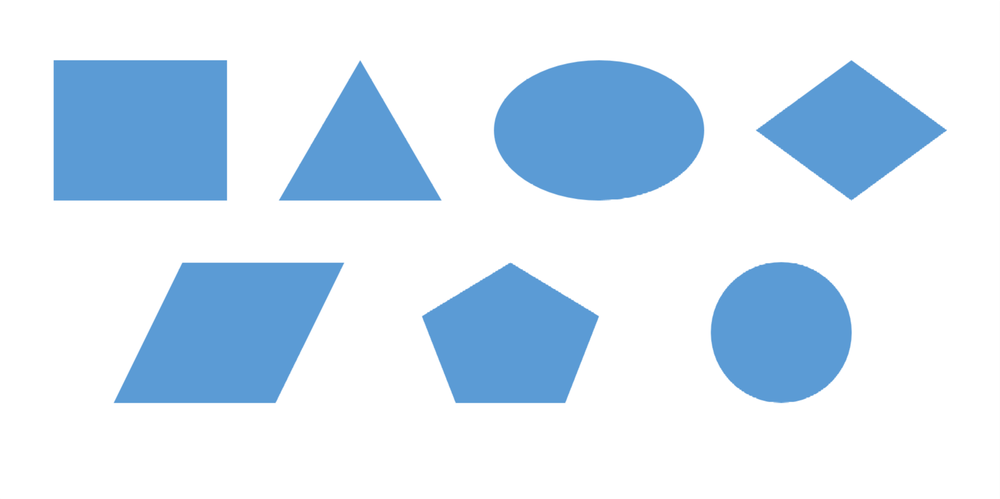
#> input picture data/m5_11.png, 1000 x 499 px, shrunk from 1817 x 907 before the run, found by its file name
$ jupyter execute 'gg-13-연결_성분_찾기.ipynb'   (shell and % lines are left out)
#> lines starting #> are read from the running program, lines starting #| are printed output that depends on the picture; after the words box and inside, x2 and y2 are one past the last pixel; in counts of white or black regions, pixels touching at a corner belong together
<h1>연결 성분 찾기</h1>

<table class="tfo-notebook-buttons" align="left">
  <td>
    <a target="_blank" href="https://colab.research.google.com/github/swkim01/DSAC5/blob/main/gg-13-연결_성분_찾기.ipynb">구글 코랩에서 실행</a>
  </td>
  <td>
    <a target="_blank" href="https://github.com/swkim01/DSAC5/blob/main/gg-13-연결_성분_찾기.ipynb">깃헙에서 소스 보기</a>
  </td>
</table>

시작전에 m5_11.png를 코랩 환경의 '/content/sample_data'에 업로드해준다.

[cell 1]
import cv2
import matplotlib.pyplot as plt

# 이미지 읽기
image = cv2.imread('./m5_11.png', cv2.IMREAD_COLOR)
#> image is the input picture: shape (499, 1000, 3); mean B, G, R 244.2, 229.4, 213
#image = cv2.imread("/content/sample_data/m5_11.png", cv2.IMREAD_COLOR)
blurred = cv2.GaussianBlur(image, (5, 5), 0)
gray = cv2.cvtColor(blurred, cv2.COLOR_BGR2GRAY)
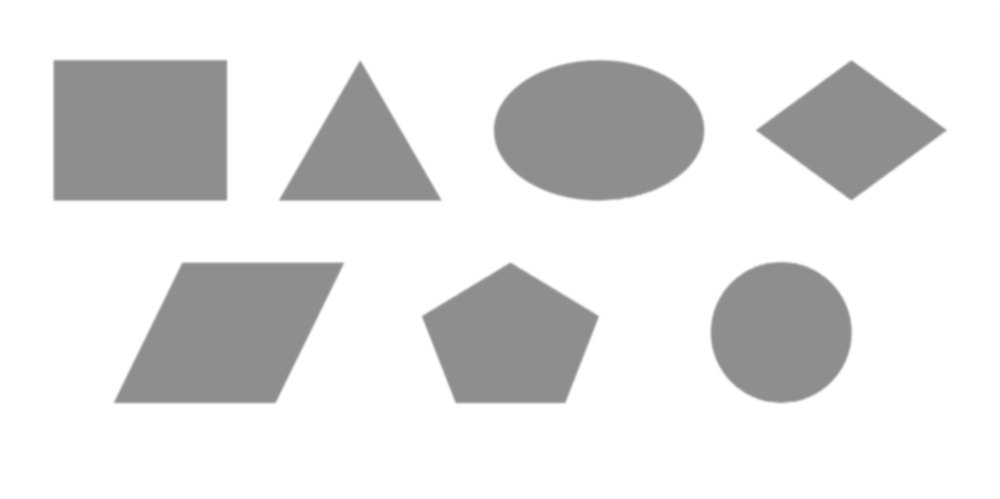
#> gray: shape (499, 1000); min 142, max 255, mean 226.1
#> the sliders are set to x = 127, y = 127

# import ipywidgets.interact class, this class will represent a slide bar.
from ipywidgets import interact
# use interact decorator to decorate the function, so the function can receive the slide bar's value with parameter x.
@interact(x=(0, 255), y=(0, 255))
def edgedetect(x, y):
#> called with x = 127, y = 127
    edges = cv2.Canny(gray, x, y)
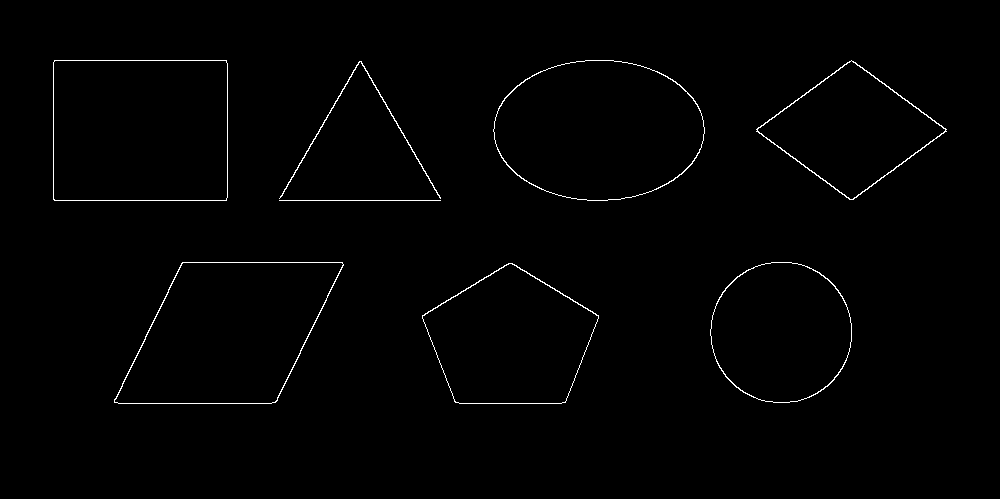
#> edges: shape (499, 1000); 0.87% white in thin lines or dots, all inside (x1, y1, x2, y2) = (53, 60, 947, 404)
    plt.imshow(edges, cmap='gray')
    plt.show()

[cell 2]
import cv2
from google.colab.patches import cv2_imshow

# 이미지 읽기
image = cv2.imread('./m5_11.png', cv2.IMREAD_COLOR)
#image = cv2.imread("/content/sample_data/m5_11.png", cv2.IMREAD_COLOR)
blurred = cv2.GaussianBlur(image, (5, 5), 0)
gray = cv2.cvtColor(blurred, cv2.COLOR_BGR2GRAY)
edge = cv2.Canny(gray, 50, 150)

edge = cv2.bitwise_not(edge)
contours, hierachy = cv2.findContours(edge.copy(), cv2.RETR_LIST, cv2.CHAIN_APPROX_SIMPLE)
#> contours = 195 contours, 156 with area under 20; largest, box (x1, y1, x2, y2) and area: (0, 0, 1000, 499) 497502, (113, 261, 344, 404) 676, (52, 61, 228, 202) 626, (421, 262, 600, 320) 469, (53, 59, 228, 64) 351
cv2.drawContours(edge, contours, -1, (0, 0, 0), 1)
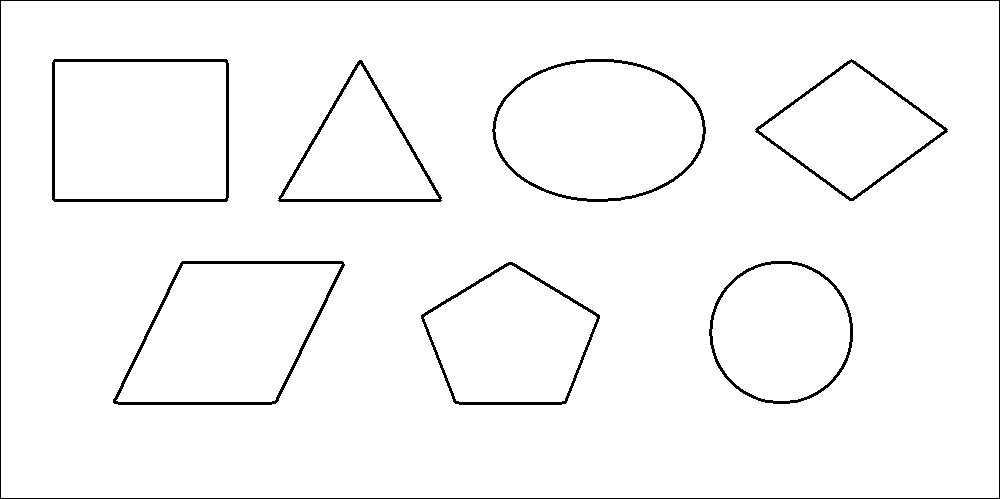
#> edge: shape (499, 1000); 97.2% white; black in thin lines or dots
cv2_imshow(edge)

nlabels, labels, stats, centroids = cv2.connectedComponentsWithStats(edge)
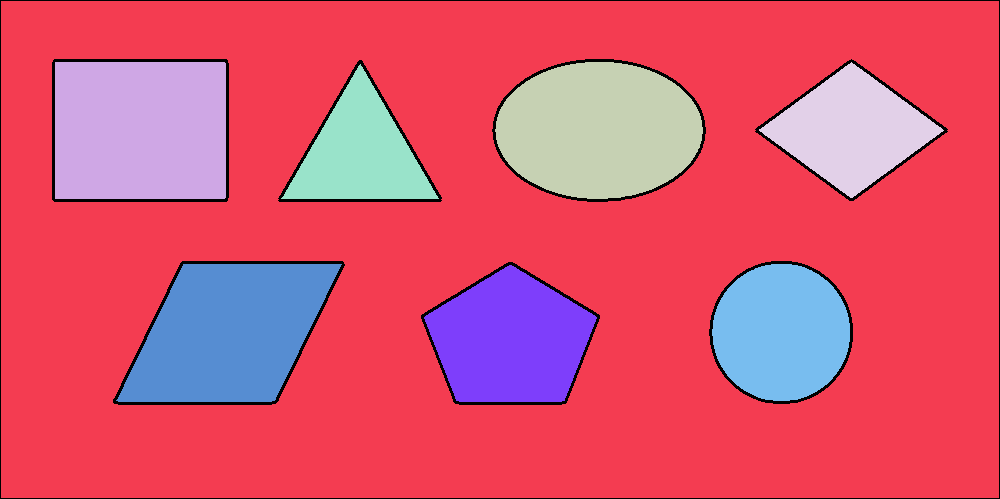
#> labels: shape (499, 1000) int32; 9 distinct labels, from 0 to 8; one colour per label, 0 black
#> nlabels = 9; stats = [[0, 0, 1000, 499, 14125], [1, 1, 998, 497, 362491], [55, 62, 171, 137, 23425], [495, 62, 208, 137, 22314], [759, 62, 185, 136, 12689], [281, 64, 158, 135, 10687], [116, 264, 226, 138, 21854], [424, 265, 173, 137, 16505], [712, 264, 138, 137, 14910]]; centroids = [[474.2, 226], [513.7, 259.3], [140, 130], [598.5, 129.9], [850.9, 129.8], [359.7, 153.3], [228.4, 332.5], [510, 339.9], [780.8, 331.9]]
for i in range(nlabels):

    if i < 2:
        continue

    area = stats[i, cv2.CC_STAT_AREA]
    center_x = int(centroids[i, 0])
    center_y = int(centroids[i, 1])
    left = stats[i, cv2.CC_STAT_LEFT]
    top = stats[i, cv2.CC_STAT_TOP]
    width = stats[i, cv2.CC_STAT_WIDTH]
    height = stats[i, cv2.CC_STAT_HEIGHT]

    if area > 50:
        cv2.rectangle(image, (left, top), (left + width, top + height), (0, 0, 255), 1)
        cv2.putText(image, str(i), (left + 20, top + 20), cv2.FONT_HERSHEY_SIMPLEX, 1, (255, 0, 0), 2)
#> this loop made 9 passes
#> (area, center_x, center_y, left, top, width, height) on passes 3 to 9: (23425, 139, 130, 55, 62, 171, 137), (22314, 598, 129, 495, 62, 208, 137), (12689, 850, 129, 759, 62, 185, 136), (10687, 359, 153, 281, 64, 158, 135), (21854, 228, 332, 116, 264, 226, 138), (16505, 509, 339, 424, 265, 173, 137), (14910, 780, 331, 712, 264, 138, 137)
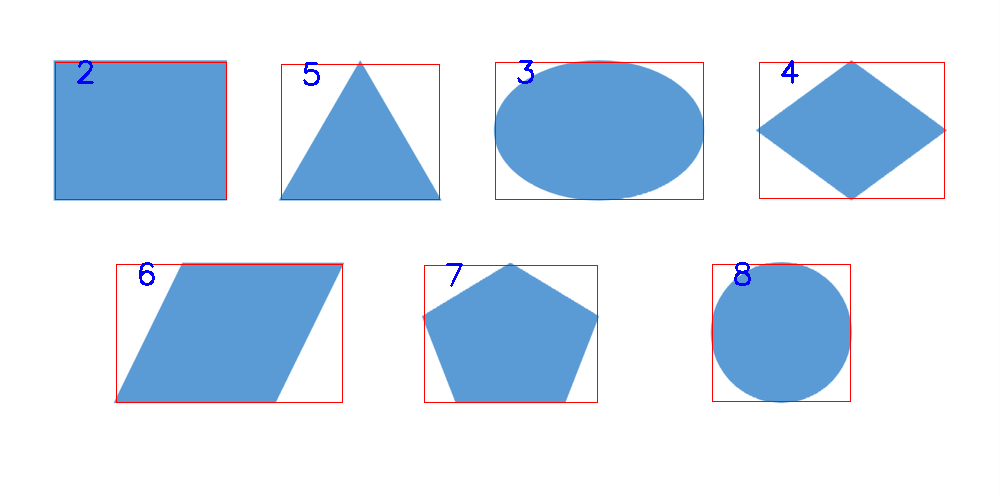
#> image: shape (499, 1000, 3); 1.1% of pixels changed, all inside (x1, y1, x2, y2) = (55, 60, 945, 403)

cv2_imshow(image)
